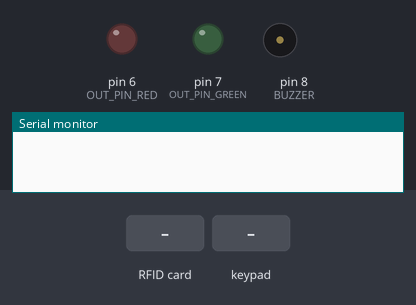
The sketch below on a simulated Arduino Uno, built with avr-gcc and run on an emulated ATmega328P. On the bench: output pins drawn as LEDs (lit = HIGH), buzzer (waves = sounding), the last lines printed to the serial monitor. Dashed ring = blinking. The inputs (shaded band) are chosen by the test bench. Pins used as bus, display or sensor lines are not drawn.

Above: at 1.2 s.
1.3 s: RFID card 24 0B 70 8B held to the reader
At 2.6 s:
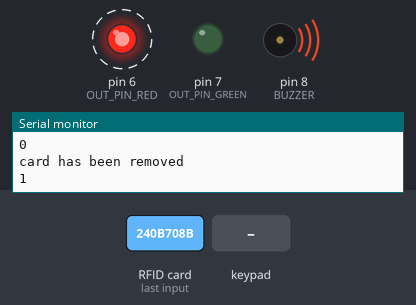
4.3 s: keypad keys 2 1 3 2 pressed 0.4 s apart
At 8.46 s:
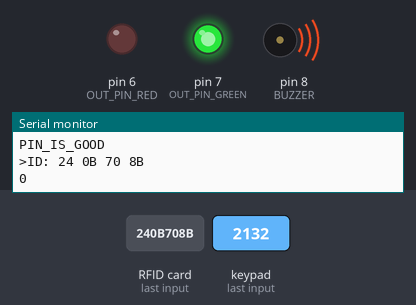
10.8 s: RFID card 5E 7A 19 C4 held to the reader
At 10.92 s:
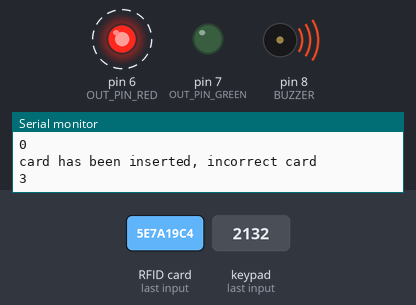
Timing chart, 0 to 13.3 s (numbered marks = the images above; inputs shaded):
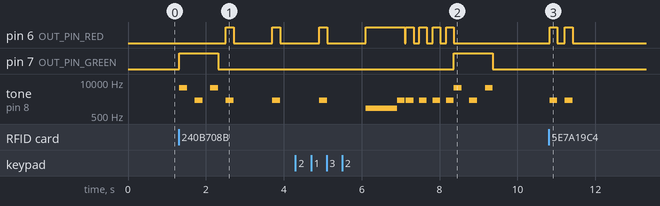

Measured:
- after the input at 1.3 s, pin 6 (OUT_PIN_RED): alternates HIGH for 0.20 s and LOW for 1.0 s, starting after 1.2 s; pin 7 (OUT_PIN_GREEN): LOW → HIGH at once, → LOW 1.0 s later; tone on pin 8 (BUZZER): plays 6000 Hz for 0.20 s, 2000 Hz for 0.20 s, 6000 Hz for 0.20 s, 2000 Hz for 0.20 s, 2000 Hz for 0.20 s, starting at once
- after the input at 4.3 s, pin 7 (OUT_PIN_GREEN): LOW → HIGH after 4.1 s, → LOW 1.0 s later
- after the input at 10.8 s, pin 6 (OUT_PIN_RED): alternates HIGH for 0.20 s and LOW for 0.19 s, 4 changes in all, then stays LOW, starting at once; tone on pin 8 (BUZZER): alternates 2000 Hz for 0.20 s and silent for 0.19 s, 4 changes in all, then stays silent, starting at once

The sketch:

arduino.ino
```cpp
void setup(){
   Serial.begin(9600);
   misc_setup();
   rfid_setup();
   bt_setup();
}


void loop(){
	rfid_loop();
	keypad_loop();
	bt_loop();

}
```

bluetooth.ino
```cpp
#include <SoftwareSerial.h>
SoftwareSerial ss(A5, A4);

void bt_setup(){
  //Serial.begin(9600);
  ss.begin(9600);
}

void bt_loop() {
  if (ss.available()){
    char ch = ss.read();
    Serial.println("message");
    switch (ch){
      case 'a':
        Serial.println("lock_pc");
        //lock_pc();
        //start_pc_lock();
        break;
      case 'b':
        try_login();
        //lock_pc();
        //start_pc_lock();
        break;
    }
  }
}
```

misc.ino
```cpp
#define OUT_PIN_GREEN   7
#define OUT_PIN_RED     6
#define BUZZER 8


void misc_setup(){
  pinMode (OUT_PIN_GREEN, OUTPUT);
  pinMode (OUT_PIN_RED, OUTPUT);
  pinMode(BUZZER, OUTPUT);
  noTone(BUZZER);
}

void error_alert(){
  digitalWrite (OUT_PIN_RED, HIGH);
  tone(BUZZER, 2000);  // 2KHz sound signal...
  delay (200);
  noTone(BUZZER);     // Stop sound...
  digitalWrite (OUT_PIN_RED, LOW);
}


void bad_error_alert(){
  digitalWrite (OUT_PIN_RED, HIGH);
  tone(BUZZER, 1000);  // 2KHz sound signal...
  delay (800);
  noTone(BUZZER);     // Stop sound...
  digitalWrite (OUT_PIN_RED, LOW);
}


void success_alert(){
  digitalWrite (OUT_PIN_GREEN, HIGH);

  tone(BUZZER, 6000); // 2KHz sound signal...
  delay (200);
  noTone(BUZZER);     // Stop sound...
  delay (200);

  tone(BUZZER, 2000); // 2KHz sound signal...
  delay (200);
  noTone(BUZZER);     // Stop sound...
  delay (200);

  tone(BUZZER, 6000); // 2KHz sound signal...
  delay (200);
  noTone(BUZZER);     // Stop sound...

  digitalWrite (OUT_PIN_GREEN, LOW);
}

void start_pc_lock(){
  for(int i = 0; i<3; i++){
    error_alert();
    delay(1000);
  }

   bad_error_alert();
   lock_pc();
}

void lock_pc(){
//rundll32.exe user32.dll, LockWorkStation
  Serial.println("lock_pc");
}

byte a_correctCard[4] = {0x24, 0x0B, 0x70, 0x8B};
void try_login(){
  dump_byte_array(a_correctCard, 4);
}


uint32_t id;
 void dump_byte_array(byte *buffer, byte bufferSize) {
  Serial.print(F(">ID:"));
  for (byte i = 0; i < bufferSize; i++) {
    Serial.print(buffer[i] < 0x10 ? " 0" : " ");
    Serial.print(buffer[i], HEX);
  }
  Serial.println();
  Serial.println(id);

     //mfrc522.PICC_HaltA();
     //mfrc522.PCD_StopCrypto1();
}
```

rfid.ino
```cpp
#include <SPI.h>
#include <MFRC522.h>

#define RST_PIN         9          // Configurable, see typical pin layout above
#define SS_1_PIN        10         // Configurable, take a unused pin, only HIGH/LOW required, must be diffrent to SS 2


MFRC522 mfrc522;   // Create MFRC522 instance.

bool cardWasPresent = false;

void rfid_setup() {
  while (!Serial);    // Do nothing if no serial port is opened (added for Arduinos based on ATMEGA32U4)
  SPI.begin();        // Init SPI bus
  mfrc522.PCD_Init(SS_1_PIN, RST_PIN); // Init each MFRC522 card
}

byte correctCard[4] = {0x24, 0x0B, 0x70, 0x8B};

const int n = 4;
uint8_t counter[n] = {0, 0, 0, 0};
int index = 0;
bool  correct_card_inserted =false;
void rfid_loop() {
  //uint8_t x;
  uint8_t y;
  mfrc522.PICC_IsNewCardPresent();
  y = mfrc522.PICC_ReadCardSerial();
  counter[index % n] = y;
  index++;
  uint8_t sum = 0;
  for (uint8_t i = 0; i < n; i++)
    sum += counter[i];
  if (sum > 0){
    if (!cardWasPresent){
      Serial.print("card has been inserted");
      bool correct = true;
      for (uint8_t i = 0; i < 4; i++){
        if (correctCard[i] != mfrc522.uid.uidByte[i])
          correct = false;
      }
      if (correct){
        Serial.println(", correct card");
        Serial.println("2"); // unblock pc
        success_alert();
        try_login();
        correct_card_inserted = true;
        //Serial.print(mfrc522.uid.size);
        //dump_byte_array(mfrc522.uid.uidByte, mfrc522.uid.size);

      }
      else {
        Serial.println(", incorrect card");
        correct_card_inserted = false;
        Serial.println("3"); // do not unblock pc
        error_alert();
      }
    }
    cardWasPresent = true;
  }
  else {
    if (cardWasPresent){
      Serial.println("card has been removed");
      Serial.println("1");
      if(correct_card_inserted){
        start_pc_lock();
        correct_card_inserted = false;
     }
      error_alert();
    }
    cardWasPresent = false;
    //Serial.println("card is not present");
  }


      //mfrc522.PICC_HaltA();
      //mfrc522.PCD_StopCrypto1();
  delay(20);
}
```

keypad.ino
```cpp
#include <Keypad.h>

#define KEY_PIN_1         2
#define KEY_PIN_2         3
#define KEY_PIN_3         4
#define KEY_PIN_4         5

const byte ROWS = 2; //four rows
const byte COLS = 2; //four columns
char keys[ROWS][COLS] = {
  {'3','1'},
  {'4','2'},
};

byte key_rowPins[ROWS] = {KEY_PIN_2, KEY_PIN_1}; //connect to the row pinouts of the keypad
byte key_colPins[COLS] = {KEY_PIN_4, KEY_PIN_3}; //connect to the column pinouts of the keypad

Keypad keypad = Keypad( makeKeymap(keys), key_rowPins, key_colPins, ROWS, COLS );

char pinCode[4] = {'2','1','3','2'};

char enteredCode[4] = {'0','0','0','0'};

int pin_iteration = 0;

void keypad_loop(){
  char key = keypad.getKey();
  if (key){
     if(pin_iteration == 0){
       Serial.println("PIN_ENTER_STARTED");
     }
     error_alert();
     enteredCode[pin_iteration] = key;
     Serial.println(key);

      if(pin_iteration == 3){
        for (int i = 0; i < 4; i++){
          if(enteredCode[i] != pinCode[i]){
              Serial.println("ERROR_PINCODE");
              bad_error_alert();
              pin_iteration = 0;
              return;
          }
        }

        Serial.println("PIN_IS_GOOD");
        try_login();
        success_alert();
        pin_iteration = 0;
        return;
      }
    pin_iteration++;
  }
}
```
